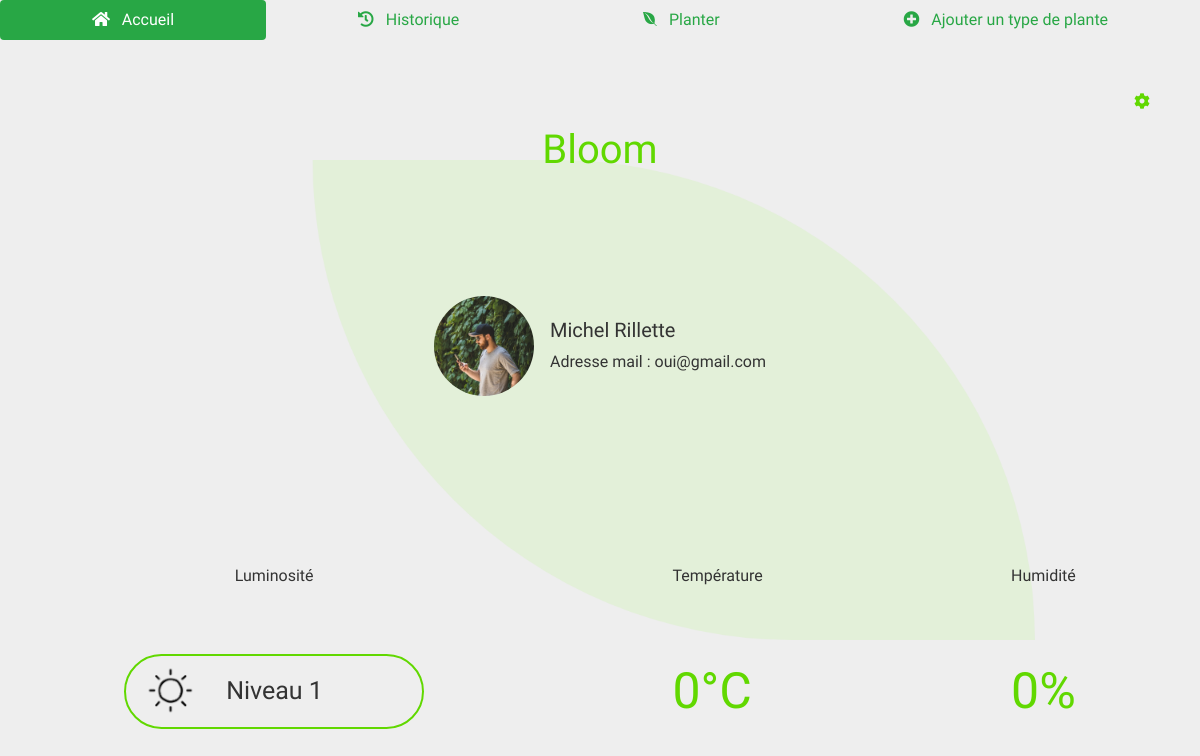
The page / on the database its author committed.
### tables this page shows
CREATE TABLE IF NOT EXISTS `user` (
  `id` int(11) NOT NULL AUTO_INCREMENT,
  `mail` varchar(50) NOT NULL,
  PRIMARY KEY (`id`)
);

CREATE TABLE IF NOT EXISTS `mesures` (
  `id` int(11) NOT NULL AUTO_INCREMENT,
  `temperature` int(5) NOT NULL,
  `luminosite` int(5) NOT NULL,
  `humidite` int(5) NOT NULL,
  `date` datetime NOT NULL,
  `id_plante` int(11) NOT NULL,
  PRIMARY KEY (`id`),
  KEY `FOREIGN` (`id_plante`)
);

### index.php (the view, shortened to what this page needs)
<?php
try
{
	$bdd = new PDO('mysql:host=localhost;dbname=plante;charset=utf8', 'root', '');
}
catch (Exception $e)
{
        die('Erreur : ' . $e->getMessage());
}
$sth2 = $bdd->query('SELECT * FROM mesures ORDER BY id DESC');
$sth3 = $bdd->query('SELECT * FROM user ORDER BY id DESC');
$row2 = $sth2->fetch(PDO::FETCH_ASSOC);
$row3 = $sth3->fetch(PDO::FETCH_ASSOC);
?>
<!DOCTYPE html>
<html lang="fr">
	<head>
		<link rel="stylesheet" href="https://stackpath.bootstrapcdn.com/bootstrap/4.3.1/css/bootstrap.min.css">
  		<link rel="stylesheet" href="https://use.fontawesome.com/releases/v5.8.2/css/all.css">
  		<link rel="stylesheet" type="text/css" href="style.css">
	</head>
	<body>
				<nav class="nav nav-pills flex-column flex-sm-row">
			  <a class="flex-sm-fill text-sm-center nav-link active bg-success" href="/"><i class="fas fa-home"></i> &nbsp  Accueil</a>
			  <a class="flex-sm-fill text-sm-center nav-link text-success" href="historique.php"> <i class="fas fa-history"></i>  &nbsp  Historique</a>
			  <a class="flex-sm-fill text-sm-center nav-link text-success" href="planter.php"><i class="fab fa-envira"></i> &nbsp Planter</a>
			  <a class="flex-sm-fill text-sm-center nav-link text-success" href="add.php" tabindex="-1" aria-disabled="true"><i class="fas fa-plus-circle"></i> &nbsp Ajouter un type de plante</a>
			  </nav>
			  <div class="gear-container">
				<a href="parameter.php" class="gear"><i class="fas fa-cog "></i></a>
			  </div>
 		<header>
			<p>Bloom</p>
		</header>
		<section class="compte">
			<div class="media">
			  <img src="image/man.jpg" class="align-self-center mr-3" alt="...">
			  <div class="media-body">
			    <h5 class="mt-0">Michel Rillette</h5>
			    Adresse mail : <?= $row3['mail'] ?>
			  </div>
			</div>
		</section>
		<section class="info">
			<div class="temphumid">
				<div class="lumin">
					<p>Luminosité</p>
					<div class="borderlum"><img src="image/sun.png"/><span>Niveau <?=$row2['luminosite']?></span></div>
				</div>
				<div>
					<p>Température</p>
					<div class="bordertemp"><?=$row2['temperature']?>°C</div>
				</div>
				<div>
					<p>Humidité</p>
					<div class="borderhumid"><?=$row2['humidite']?>%</div>
				</div>
			</div>
		</section>
	</body>
</html>

### style.css (style rules this page uses)
html { font-family: 'Comfortaa','Lato', sans-serif; scroll-behavior: smooth; margin: 0; padding: 0; min-height: 100%; }
body { font-family: 'Comfortaa','Lato', sans-serif; background-color: #EEEEEE; overflow-x: hidden; margin: 0 auto; padding:0; width: 100%; height: 100vh; color: #333333; background-image: url('image/background.png'); background-size: cover; }
header { display: flex; flex-direction: row; justify-content: center; margin-bottom: 100px; }
header p { font-size: 40px; color: #61D800; margin-top: 80px; }
.lumin { display: flex; flex-direction: column; justify-content: center; align-items: center; height: 200px; margin-bottom: 50px; margin-top: 50px; }
.temphumid { display: flex; flex-direction: row; justify-content: space-around; flex-wrap: wrap; }
.temphumid > div { display: flex; flex-direction: column; justify-content: center; }
.temphumid p { text-align: center; }
.borderlum { border-radius: 50px; border: 2px solid #61D800; width: 300px; height: 75px; margin-top: 50px; padding: 0; display: flex; flex-direction: row; justify-content: flex-start; align-items: center; font-size: 25px; }
.borderlum img { margin-left: 20px; margin-right: 30px; }
.bordertemp, .borderhumid { font-size: 50px; color: #61D800; margin-top: 50px; }
.media > img, .mediagear > img { border-radius: 150px; width: 100px; }
.compte > div, .compte { display: flex; flex-direction: row; justify-content: center; align-items: center; }
.compte { margin-bottom: 100px; }
.gear-container { position: relative; }
.gear { position: absolute; right: 50px; top: 50px; }
.fa-cog { color: #61D800; }

### rows shown on the page
user: mail "oui@gmail.com"
mesures: luminosite "1", temperature "0", humidite "0"
